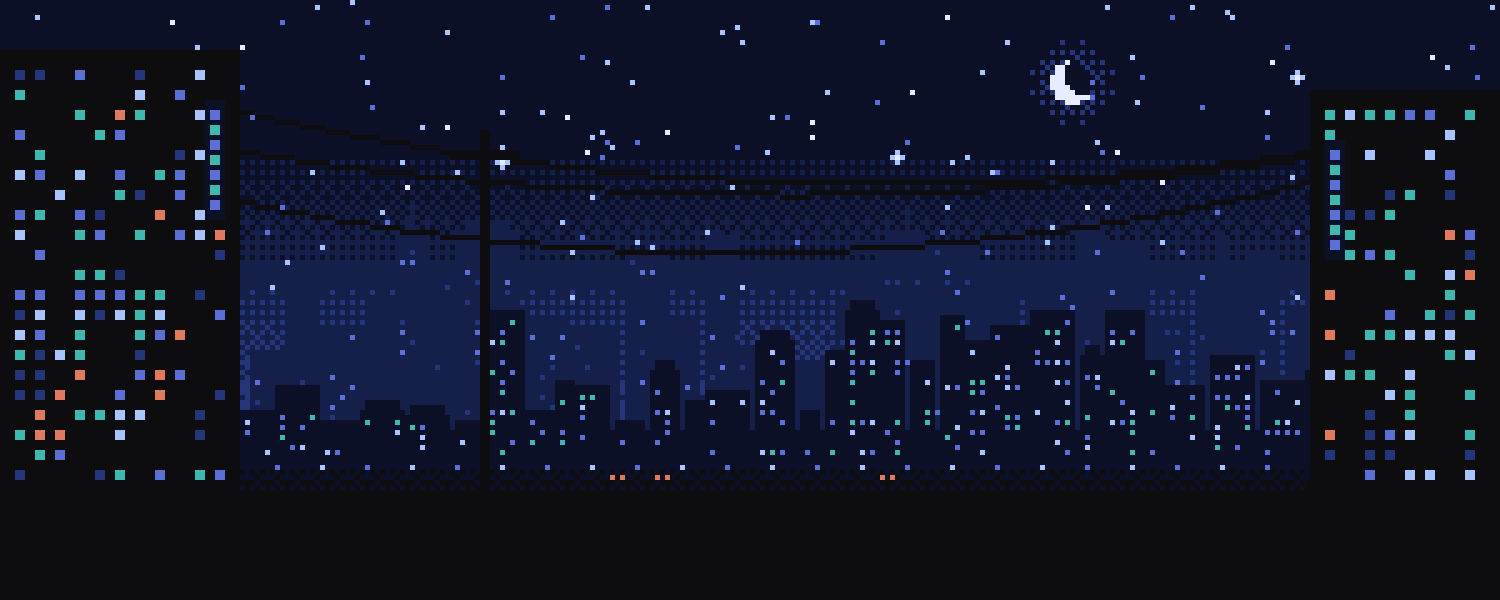
#> input picture art/banner.png, 1500 x 600 px
$ python contact_sheet.py
#> lines starting #> are read from the running program, lines starting #| are printed output that depends on the picture
#!/usr/bin/env python3
"""Lays out every generated scene on one dark grid for review: python3 contact_sheet.py OUT.png"""
import sys
from pathlib import Path
from PIL import Image, ImageDraw
from generate import SCENES, OUT

CELL_W, CELL_H, PAD, LABEL = 360, 300, 16, 22
cols = 4
rows = -(-len(SCENES) // cols)
sheet = Image.new("RGB", (cols * (CELL_W + PAD) + PAD, rows * (CELL_H + LABEL + PAD) + PAD), (0x19, 0x19, 0x19))
#> sheet: PIL image 1520x1030 RGB; every value is 25
draw = ImageDraw.Draw(sheet)
for i, (name, _) in enumerate(SCENES):
    im = Image.open(OUT / name).convert("RGBA")
#> im is the input picture: PIL image 1500x600 RGBA; mean R, G, B, A 16.8, 22.2, 41.1, 255
    im.thumbnail((CELL_W, CELL_H), Image.NEAREST)
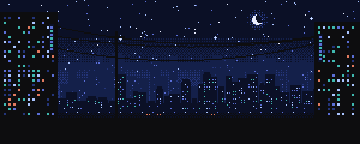
#> im: PIL image 360x144 RGBA; mean R, G, B, A 16.8, 22.2, 41.1, 255
    x = PAD + (i % cols) * (CELL_W + PAD)
    y = PAD + (i // cols) * (CELL_H + LABEL + PAD)
    sheet.paste(im, (x + (CELL_W - im.width) // 2, y + (CELL_H - im.height) // 2), im)
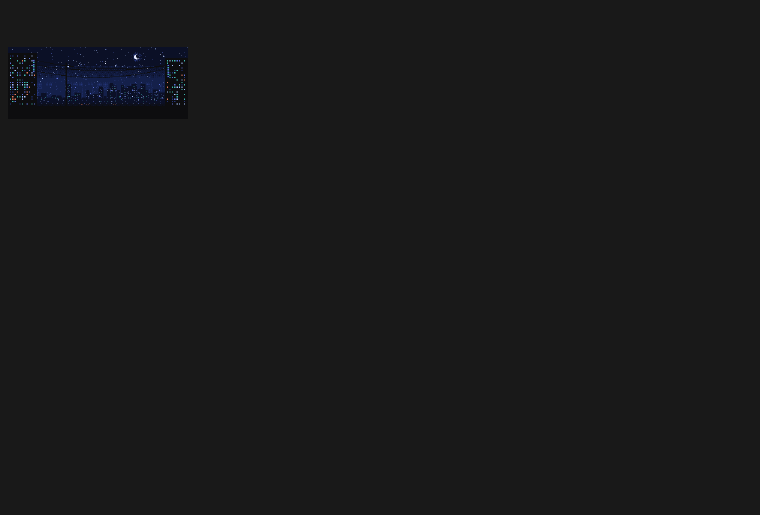
#> sheet: PIL image 1520x1030 RGB (shown at 1/2 size); mean R, G, B 24.7, 24.9, 25.5
    draw.text((x, y + CELL_H + 4), f"{name}  {Image.open(OUT / name).size[0]}x{Image.open(OUT / name).size[1]}", fill=(0xD4, 0xD4, 0xD4))
#> pass 2 of the loop `for i, (name, _) in enumerate(SCENES):`:
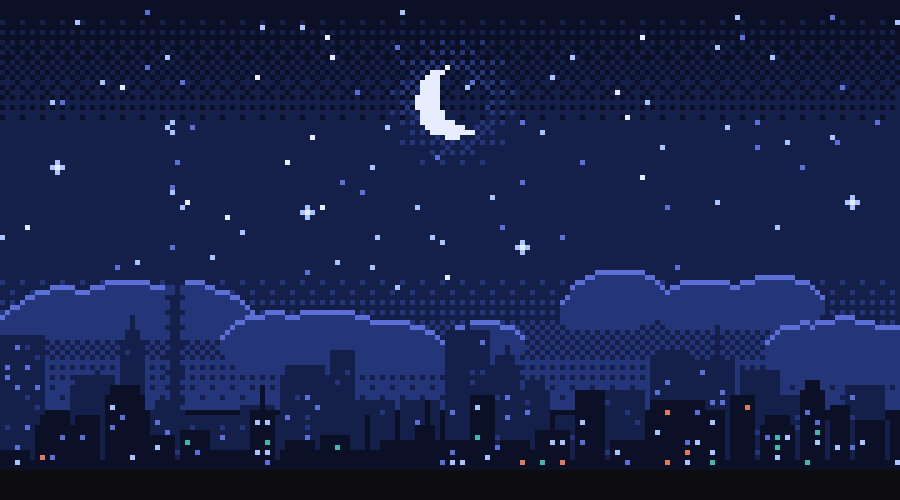
#> input picture art/city-moon.png, 900 x 500 px
#> im is the input picture: PIL image 900x500 RGBA; mean R, G, B, A 22.7, 33.3, 73, 255
#> `im.thumbnail((CELL_W, CELL_H), Image.NEAREST)`:
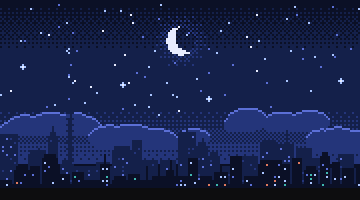
#> im: PIL image 360x200 RGBA; mean R, G, B, A 22.7, 33.3, 73, 255
#> `sheet.paste(im, (x + (CELL_W - im.width) // 2, y + (CELL_H - im.height..`:
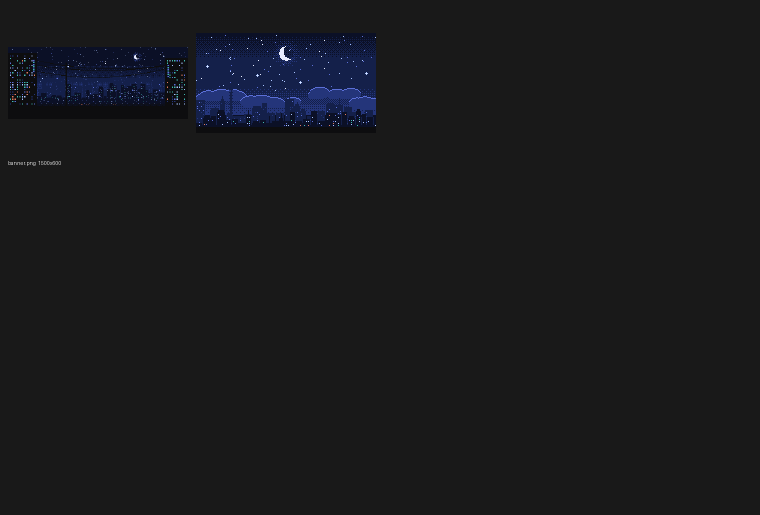
#> sheet: PIL image 1520x1030 RGB (shown at 1/2 size); mean R, G, B 24.7, 25.3, 27.8
#> pass 3 of the loop `for i, (name, _) in enumerate(SCENES):`:
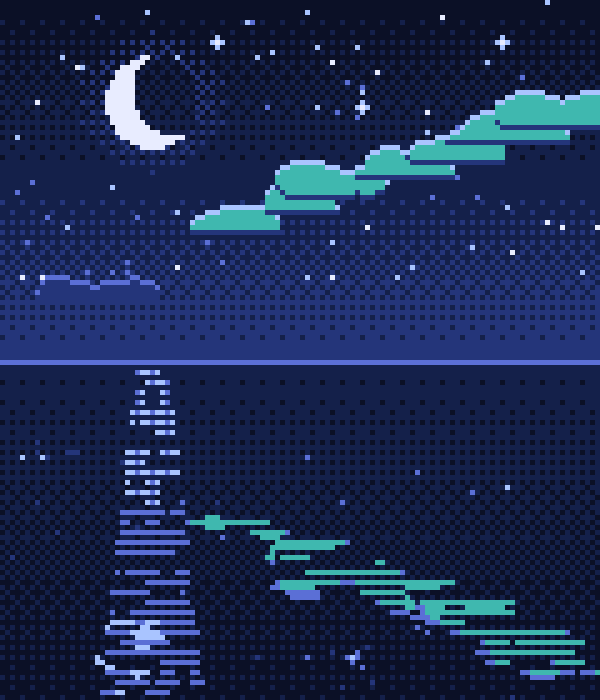
#> input picture art/moon-sea.png, 600 x 700 px
#> im is the input picture: PIL image 600x700 RGBA; mean R, G, B, A 27.1, 43, 82.2, 255
#> `im.thumbnail((CELL_W, CELL_H), Image.NEAREST)`:
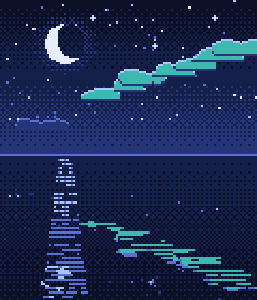
#> im: PIL image 257x300 RGBA; mean R, G, B, A 27, 42.9, 82, 255
#> `sheet.paste(im, (x + (CELL_W - im.width) // 2, y + (CELL_H - im.height..`:
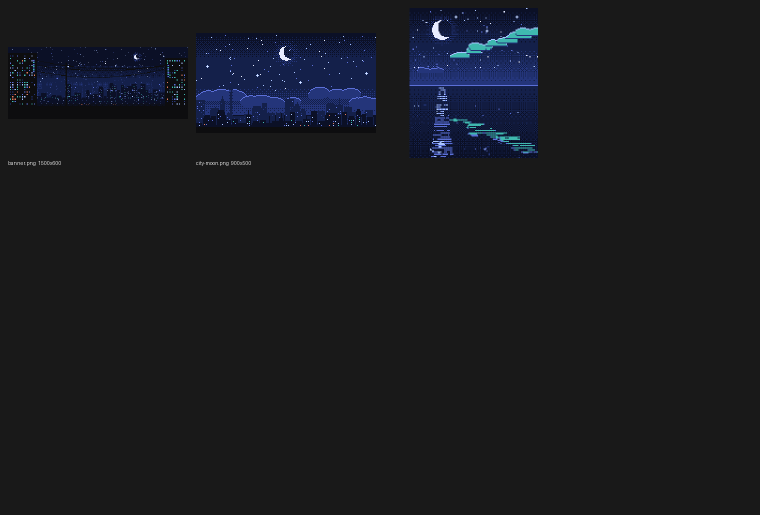
#> sheet: PIL image 1520x1030 RGB (shown at 1/2 size); mean R, G, B 24.8, 26.2, 30.6
#> (the run stopped early here; a loop or call above may not have finished)
